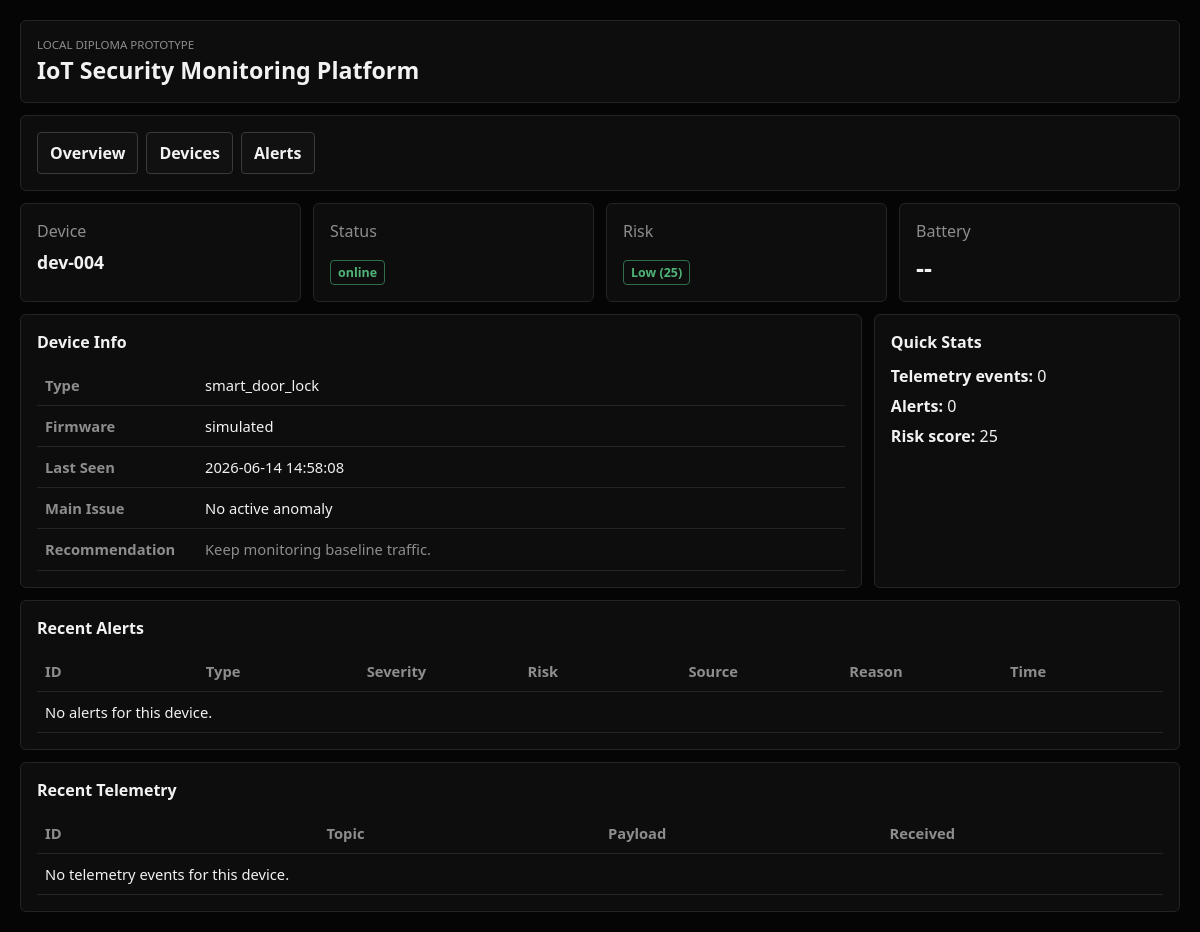
The app's page /dashboard/devices/dev-004 with its own data.
### app/models/registered_device.py (models this page shows)
class RegisteredDevice(Base):
    __tablename__ = "registered_devices"
    id: Mapped[int] = mapped_column(Integer, primary_key=True)
    device_id: Mapped[str] = mapped_column(String(100), unique=True, index=True)
    device_name: Mapped[str] = mapped_column(String(120))
    device_type: Mapped[str] = mapped_column(String(80))
    device_mode: Mapped[str] = mapped_column(String(20), default="simulated")
    ip_address: Mapped[str | None] = mapped_column(String(45), nullable=True)
    mac_address: Mapped[str | None] = mapped_column(String(32), nullable=True)
    created_at: Mapped[datetime] = mapped_column(DateTime(timezone=True), default=utc_now)

### app/main.py (the view)
@app.get("/dashboard/devices/{device_id}", response_class=HTMLResponse)
def dashboard_device_detail(
    device_id: str,
    request: Request,
    db: Session = Depends(get_db),
) -> HTMLResponse:
    devices = _registered_device_cards(db)
    device = next((item for item in devices if item["device_id"] == device_id), None)
    if device is None:
        raise HTTPException(status_code=404, detail="Device not found")
    detail = {
        "device": device,
        "recent_alerts": [row for row in _alert_rows() if row["device_id"] == device_id],
        "recent_telemetry": [],
    }
    return templates.TemplateResponse(request, "device_detail.html", {"detail": detail})

### app/templates/device_detail.html (shortened to what this page needs)
<!DOCTYPE html>
<html lang="ru">
<head>
    <link rel="stylesheet" href="{{ url_for('static', path='/dashboard.css') }}">
</head>
<body>
<main class="page-shell">
    <header class="topbar card">
        <div>
            <p class="eyebrow">Local diploma prototype</p>
            <h1>IoT Security Monitoring Platform</h1>
        </div>
    </header>
    <nav class="nav-bar card">
        <a href="/">Overview</a>
        <a href="/dashboard/devices">Devices</a>
        <a href="/dashboard/alerts">Alerts</a>
    </nav>
    <section class="kpis">
        <article class="card kpi">
            <p>Device</p>
            <strong style="font-size:1.1rem">{{ detail.device.device_id }}</strong>
        </article>
        <article class="card kpi">
            <p>Status</p>
            <strong><span class="badge {{ 'online' if detail.device.status == 'online' else 'offline' }}">{{ detail.device.status }}</span></strong>
        </article>
        <article class="card kpi">
            <p>Risk</p>
            <strong><span class="badge risk-{{ detail.device.risk_level | lower }}">{{ detail.device.risk_level }} ({{ detail.device.risk_score }})</span></strong>
        </article>
        <article class="card kpi">
            <p>Battery</p>
            <strong>{{ detail.device.battery if detail.device.battery is not none else '--' }}{% if detail.device.battery is not none %}%{% endif %}</strong>
        </article>
    </section>
    <section class="layout-grid">
        <article class="card">
            <h2>Device Info</h2>
            <table class="detail-table">
                <tr><th>Type</th><td>{{ detail.device.device_type }}</td></tr>
                <tr><th>Firmware</th><td>{{ detail.device.firmware_version or '--' }}</td></tr>
                <tr><th>Last Seen</th><td>{{ detail.device.last_seen_at.strftime('%Y-%m-%d %H:%M:%S') if detail.device.last_seen_at else '--' }}</td></tr>
                <tr><th>Main Issue</th><td>{{ detail.device.main_issue }}</td></tr>
                <tr><th>Recommendation</th><td class="recommendation-cell">{{ detail.device.recommendation }}</td></tr>
            </table>
        </article>
        <aside class="side-column">
            <article class="card side-card-compact">
                <h2>Quick Stats</h2>
                <ul class="detail-stats">
                    <li><strong>Telemetry events:</strong> {{ detail.recent_telemetry | length }}</li>
                    <li><strong>Alerts:</strong> {{ detail.recent_alerts | length }}</li>
                    <li><strong>Risk score:</strong> {{ detail.device.risk_score }}</li>
                </ul>
            </article>
        </aside>
    </section>
    <section class="card">
        <h2>Recent Alerts</h2>
        <table>
            <thead>
            <tr>
                <th>ID</th>
                <th>Type</th>
                <th>Severity</th>
                <th>Risk</th>
                <th>Source</th>
                <th>Reason</th>
                <th>Time</th>
            </tr>
            </thead>
            <tbody>
            {% if detail.recent_alerts %}
                {% for alert in detail.recent_alerts %}
                <tr>
                    <td>{{ alert.id }}</td>
                    <td><span class="badge alert-type">{{ alert.alert_type }}</span></td>
                    <td><span class="badge risk-{{ alert.severity }}">{{ alert.severity }}</span></td>
                    <td>{{ alert.risk_score }}</td>
                    <td><span class="badge source-{{ alert.source }}">{{ alert.source_label }}</span></td>
                    <td class="reason-cell">
                        <div class="alert-reason">{{ alert.reason }}</div>
                        {% if alert.details %}
                        <details class="alert-details">
                            <summary>Details</summary>
                            <code>{{ alert.details }}</code>
                        </details>
                        {% endif %}
                    </td>
                    <td class="nowrap">{{ alert.created_at.strftime('%Y-%m-%d %H:%M') }}</td>
                </tr>
                {% endfor %}
            {% else %}
                <tr><td colspan="7">No alerts for this device.</td></tr>
            {% endif %}
            </tbody>
        </table>
    </section>
    <section class="card">
        <h2>Recent Telemetry</h2>
        <table>
            <thead>
            <tr>
                <th>ID</th>
                <th>Topic</th>
                <th>Payload</th>
                <th>Received</th>
            </tr>
            </thead>
            <tbody>
            {% if detail.recent_telemetry %}
                {% for event in detail.recent_telemetry %}
                <tr>
                    <td>{{ event.id }}</td>
                    <td class="nowrap">{{ event.topic }}</td>
                    <td><code class="payload-code">{{ event.payload | tojson }}</code></td>
                    <td class="nowrap">{{ event.received_at.strftime('%Y-%m-%d %H:%M:%S') }}</td>
                </tr>
                {% endfor %}
            {% else %}
                <tr><td colspan="4">No telemetry events for this device.</td></tr>
            {% endif %}
            </tbody>
        </table>
    </section>
</main>
</body>
</html>

### app/static/dashboard.css (style rules this page uses)
:root, :root[data-theme="dark"] { --bg: #050505; --panel: #0d0d0d; --panel-2: #111; --ink: #f2f2f2; --muted: #8d8d8d; --line: #242424; --line-strong: #3a3a3a; --accent: #fff; --ok: #87d37c; --warn: #f0c36a; --danger: #ff6b6b; --critical: #e5484d; --high: #ff8a3d; --medium: #f5c451; --low: #4fb477; --info: #4aa3ff; --ml: #9b8cff; --font-ui: "Segoe UI", Arial, sans-serif; }
* { box-sizing: border-box; }
body { margin: 0; min-width: 320px; color: var(--ink); background: var(--bg); font-family: var(--font-ui); }
.page-shell { width: min(1280px, 100%); margin: 0 auto; padding: 20px; display: grid; gap: 12px; }
.card { background: var(--panel); border: 1px solid var(--line); border-radius: 6px; padding: 16px; }
.topbar { display: flex; justify-content: space-between; align-items: center; gap: 16px; }
.topbar h1 { margin: 2px 0 0; font-size: 1.45rem; font-weight: 650; letter-spacing: 0; }
.eyebrow { margin: 0; color: var(--muted); text-transform: uppercase; font-size: 0.72rem; letter-spacing: 0; }
.actions, .nav-bar { display: flex; gap: 8px; flex-wrap: wrap; }
button, .nav-bar a { border: 1px solid var(--line-strong); border-radius: 4px; background: var(--panel-2); color: var(--ink); padding: 9px 12px; font: inherit; font-weight: 600; text-decoration: none; cursor: pointer; }
.kpis { display: grid; grid-template-columns: repeat(4, minmax(0, 1fr)); gap: 12px; }
.kpi p { margin: 0; color: var(--muted); }
.kpi strong { display: inline-block; margin-top: 8px; font-size: 1.55rem; font-weight: 650; }
.layout-grid { display: grid; grid-template-columns: minmax(0, 2.2fr) minmax(260px, 0.8fr); gap: 12px; }
.side-column { display: grid; gap: 12px; }
h2, h3 { margin: 0 0 12px; font-size: 1rem; font-weight: 650; }
table { width: 100%; border-collapse: collapse; table-layout: fixed; font-size: 0.92rem; }
th, td { padding: 10px 8px; border-bottom: 1px solid var(--line); text-align: left; vertical-align: top; word-break: break-word; }
th { color: var(--muted); font-weight: 600; }
.recommendation-cell, .hint, .risk-description, .risk-meta { color: var(--muted); line-height: 1.4; }
.badge { display: inline-block; padding: 3px 7px; border: 1px solid var(--line-strong); border-radius: 4px; color: var(--ink); font-size: 0.78rem; font-weight: 650; white-space: nowrap; word-break: normal; }
.badge.online, .badge.risk-low { color: var(--low); border-color: #2f6f4a; }
.risk-list, .detail-stats { list-style: none; margin: 0; padding: 0; }
.risk-list li, .detail-stats li { margin-bottom: 8px; }
.detail-table { table-layout: auto; }
.detail-table th { width: 160px; }

### records on screen
RegisteredDevice: device.device_id "dev-004", device.device_type "smart_door_lock"

### other values on screen
{{ detail.device.status }} "online"
{{ detail.device.risk_level }} "Low"
{{ detail.device.risk_score }} "25"
{{ detail.device.battery if detail.device.battery is not none else '--' }} "--"
{{ detail.device.firmware_version or '--' }} "simulated"
{{ detail.device.main_issue }} "No active anomaly"
{{ detail.device.recommendation }} "Keep monitoring baseline traffic."
{{ detail.recent_telemetry | length }} "0"
{{ detail.recent_alerts | length }} "0"
